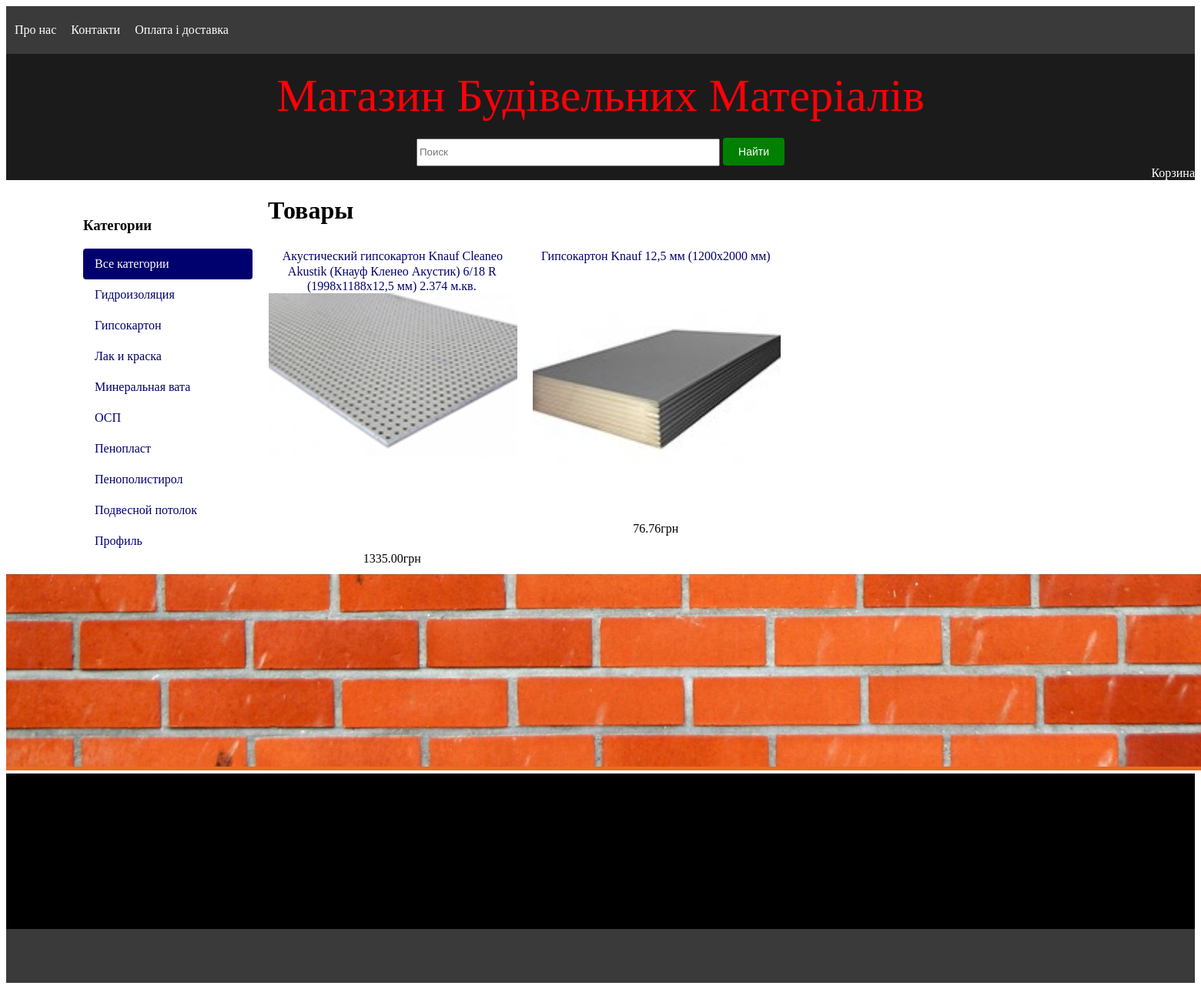
The page / on the database its author committed.
### shop/models.py (models this page shows, shortened)
class Category(models.Model):
    name = models.CharField(max_length=200, db_index=True)
    slug = models.SlugField(max_length=200, db_index=True, unique=True)
    class Meta:
        ordering = ('name',)
        verbose_name = 'Категория'
        verbose_name_plural = 'Категории'
    def get_absolute_url(self):
        return reverse('shop:product_list_by_category',
                       args=[self.slug])

class Product(models.Model):
    category = models.ForeignKey(Category, verbose_name='Категория', related_name='products')
    manufacture = models.ForeignKey(Manufacture, verbose_name='Производитель', related_name='products')
    name = models.CharField("Название", max_length=200, db_index=True)
    slug = models.SlugField(max_length=200, db_index=True)
    image = models.ImageField("Изображение", upload_to='products/%Y/%m/%d', blank=True)
    description = models.TextField("Описание", blank=True)
    price = models.DecimalField("Цена", max_digits=10, decimal_places=2)
    stock = models.PositiveIntegerField("Количество")
    available = models.BooleanField("В наличии", default=True)
    created = models.DateTimeField(auto_now_add=True)
    updated = models.DateTimeField(auto_now=True)
    class Meta:
        ordering = ('name',)
        index_together = (('id', 'slug'),)
    def get_absolute_url(self):
        return reverse('shop:product_detail',
                       args=[self.id, self.slug])

### shop/views.py (the view)
# urls.py: url(r'^$', views.product_list, name='product_list'),
def product_list(request, category_slug=None, manufacture_slug=None):
    category = None
    manufacture = None
    categories = Category.objects.all()
    products = Product.objects.filter(available=True)
    manufacturies = Manufacture.objects.all()
    if category_slug:
        category = get_object_or_404(Category, slug=category_slug)
        products = products.filter(category=category)
    if manufacture_slug:
        manufacture = get_object_or_404(Manufacture, slug=manufacture_slug)
        products = products.filter(manufacture=manufacture)
    query = request.GET.get("q")
    if query:
        products = Product.objects.filter(Q(name__icontains=query))
    return render(request,
                  'shop/product/list.html',
                  {'category': category,
                   'categories': categories,
                   'manufacture': manufacture,
                   'manufacturies': manufacturies,
                   'products': products})

### cart/cart.py (called while the page is built)
    def __len__(self):
        return sum(item['quantity'] for item in self.cart.values())

### cart/context_processors.py (called while the page is built)
def cart(request):
    return {'cart': Cart(request)}

### shop/templates/shop/product/list.html (shortened to what this page needs)
{% extends "shop/base.html" %}
{% load static %}
{% block content %}
    <div id="sidebar">
        <h3>Категории</h3>
        <ul>
            <li {% if not category %}class="selected"{% endif %}>
                <a href="{% url "shop:product_list" %}">Все категории</a>
            </li>
            {% for c in categories %}
                <li {% if category.slug == c.slug %}class="selected"{% endif %}>
                    <a href="{{ c.get_absolute_url }}">{{ c.name }}</a>
                </li>
            {% endfor %}
        </ul>
    </div>
    <div id="main" class="product-list">
        <h1>{% if category %}{{ category.name }}{% else %}Товары{% endif %}</h1>
        {% for product in products %}
            <div class="item">
                <a href="{{ product.get_absolute_url }}">{{ product.name }}</a><br>
                <a href="{{ product.get_absolute_url }}">
                    <img src="{% if product.image %}{{ product.image.url }}{% else %}{% static "images/no_image.png" %}{% endif %}">
                </a>
                {{ product.price }}грн
            </div>
        {% endfor %}
    </div>
{% endblock %}

### shop/templates/shop/base.html (shortened to what this page needs)
{% load static %}
<!DOCTYPE html>
<html>
<head>
    <link href="{% static "css/base.css" %}" rel="stylesheet">
</head>
<body>
<header id="logot">
    <nav id="rr">
        <ul class="menu">
            <li><a href="{% url "shop:about" %}">Про нас</a></li>
            <li><a href="{% url "shop:contact" %}">Контакти</a></li>
            <li><a href="{% url "shop:delivery" %}">Оплата і доставка</a></li>
        </ul>
    </nav>
    <div>
        <p class="log" align="center"><a  href="{% url "shop:product_list" %}">Магазин Будівельних Матеріалів</a></p>
        <div class="search">
            <form method="GET" action="">
                <input type="text" name="q" placeholder="Поиск" value="{{ request.GET.q }}">
                <input type="submit" value="Найти">
            </form>
        </div>
        <div id="subheader" align="right">
         <div class="cartviews" >
            {% with total_items=cart|length %}
                {% if cart|length > 0 %}
            <a href="{% url "cart:cart_detail" %}">Корзина
                {{ total_items }}{{ total_items|pluralize }},
                {{ cart.get_total_price }}грн
            </a>
             {% else %}
                Корзина
             {% endif %}
             {% endwith %}
         </div>
        </div>
</header>
<div id="content">
    {% block content %}
    {% endblock %}
</div>
<img src="{% static "images/brick.jpg" %}">
<footer class="main blur" role="contentinfo">
      <div class="center grid">
          <div class="footer-nav">
              <div class="footer-nav-inner">
					  <nav role="navigation">
						  <ul>
						    <li><a href="/pages/about-us"></a></li>
						  </ul>
					  </nav>
					  <nav role="navigation">
						  <ul>
						    <li><a href="/pages/contact-us"></a></li>
						  </ul>
					  </nav>
					  <nav role="navigation">
					  </nav>
					  <nav role="navigation">
						  <ul>
						    <li><a href="/blogs/blog"></a></li>
						    <li><a href="/pages/affiliate"></a></li>
						  </ul>
					  </nav>
              </div>
          </div>
      </div>
  </footer>
<div class="footback"></div>
</body>
</html>

### shop/static/css/base.css (style rules this page uses)
#rr { margin:0; background-color:#3A3A3A; }
#rr ul { padding:0; margin:0; list-style:none; position:relative; }
#rr ul li { margin:0 -7px 0 0; display:inline-block; background-color:#3A3A3A; }
#rr a { display:block; padding:0 10px; color:#FFFFFF; line-height:60px; text-decoration:none; }
#logot p { font-size:20px; color:#C1C1C1; }
#logot { background-color:#1B1B1B; }
#sidebar { width:220px; padding:30px 20px 0 0; float:left; }
#sidebar ul { margin:0; padding:0; }
#sidebar ul li { margin:0; list-style:none; padding:10px 14px; }
#sidebar ul li a { display:block; }
#sidebar ul li.selected { background:#00006E; border-radius:4px; }
#sidebar ul li.selected a { color:#fff; }
.cartviews { color:#FFFFFF; }
a { text-decoration:none; color:#00006E; }
#content { padding: 0 100px; overflow:hidden; }
a.button, input[type="submit"] { color:#fff; background:#D03CDB; border-radius:4px; padding:10px 20px; font-size:14px; border:0; }
#main { float:left; width: 96%; margin-right:-220px; overflow:hidden; }
.product-list .item { width:25%; padding:10px 20px 10px 0; float:left; text-align:center; line-height:1.2; }
.product-list .item img { width:100%; margin-bottom:8px; }
.log a { font-size:60px; color:#FF0008; }
footer.main { background-color: black; padding-top: 60px; padding-bottom: 70px; }
.center.grid { padding-left: 40px; padding-right: 40px; }
.center { box-sizing: border-box; max-width: 1440px; margin: 0 auto; padding-left: 56px; padding-right: 56px; }
footer.main .footer-nav { width: calc(58.33333% - 25.33333px); float: left; margin-left: 16px; margin-left: calc(8.33333% - 17.33333px + 32px); }
footer.main .footer-nav .footer-nav-inner { display: flex; flex-flow: row wrap; justify-content: flex-start; }
footer.main .footer-nav nav { width: 25%; }
footer.main .footer-nav nav ul { display: block !important; }
footer.main ul { list-style: none; margin: 0px; padding: 0px; }
footer.main .footer-nav a { display: inline-block; text-decoration: none; font-size: 12px; color: #FFFFFF; letter-spacing: 0.3px; line-height: 19px; font-weight: bold; padding-top: 15px; padding-bottom: 15px; }
a { border: 1px solid transparent; }
.center.grid::after { clear: both; content: ""; display: table; }
.footback { background-color:#3A3A3A; height:10px; padding:30px; }
.search input[type="submit"] { background-color:green; }
.search input[type="text"] { width:25%; height:30px; margin: 0 auto; }
.search { text-align:center; }
.main { flex: 1 0 auto; }
ul, ol, dl { margin: 0; padding: 0; list-style: none; }
a { text-decoration: none; }

### rows shown on the page
Category: name "Гидроизоляция"
Category: name "Гипсокартон"
Category: name "Лак и краска"
Category: name "Минеральная вата"
Category: name "ОСП"
Category: name "Пенопласт"
Category: name "Пенополистирол"
Category: name "Подвесной потолок"
Category: name "Профиль"
Product: name "Акустический гипсокартон Knauf Cleaneo Akustik (Кнауф Кленео Акустик) 6/18 R (1998x1188x12,5 мм) 2.374 м.кв.", image (picture), price "1335.00"
Product: name "Гипсокартон Knauf 12,5 мм (1200x2000 мм)", image (picture), price "76.76"
